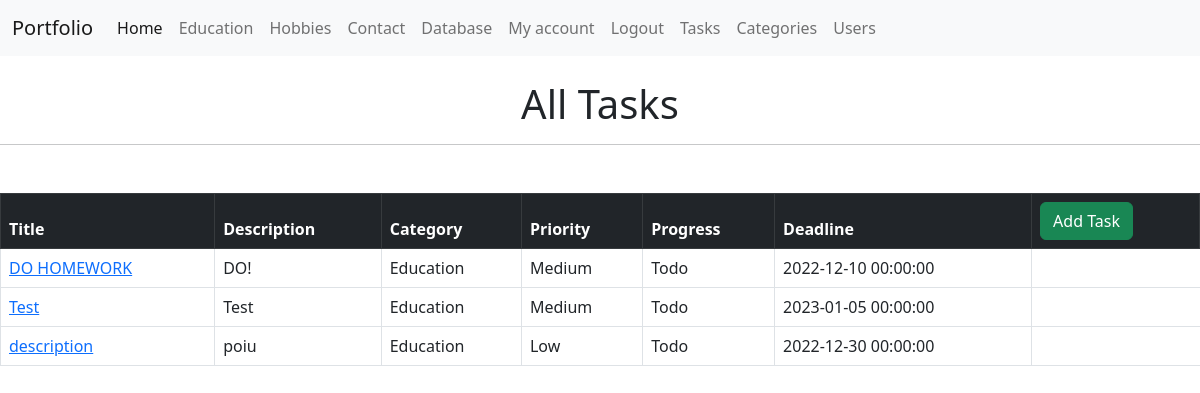
The page /task (signed in) on the database as committed earlier.
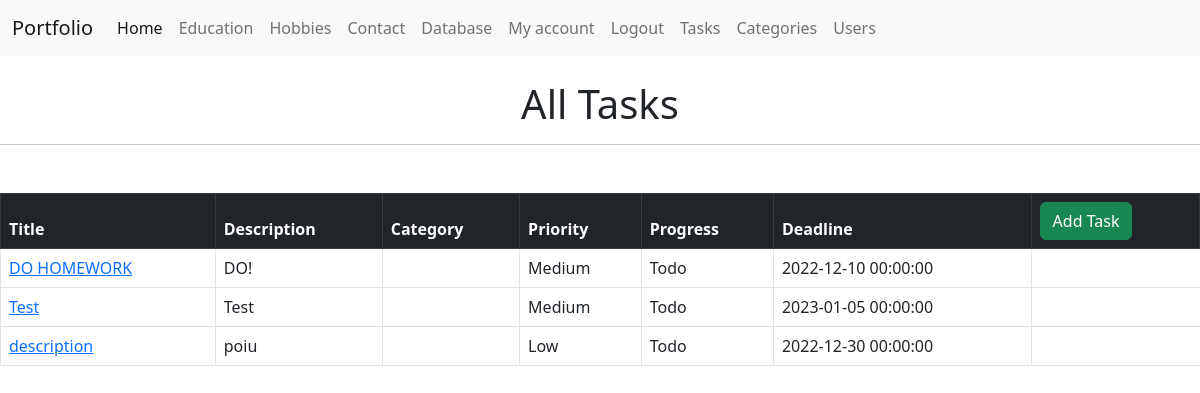
The same page on the database as committed later.
### app/to_do/models.py (models this page shows, shortened)
class Task(db.Model):
    id = db.Column(db.Integer, primary_key=True, autoincrement=True)
    title = db.Column(db.String(120), nullable=False)
    description = db.Column(db.String(2000), nullable=True)
    created = db.Column(db.DateTime, default=datetime.now())
    modified = db.Column(db.DateTime, default=datetime.now, onupdate=datetime.now)
    deadline = db.Column(db.DateTime)
    priority = db.Column(db.Enum(Priority, values_callable=lambda x: [str(member.value) for member in Priority]))
    progress = db.Column(db.Enum(Progress, values_callable=lambda x: [str(member.value) for member in Progress]))
    owner_id = db.Column(db.Integer, db.ForeignKey('user.id'), nullable=False)
    category_id = db.Column(db.Integer, db.ForeignKey('category.id'))
    users = db.relationship('User', secondary=task_user, backref=db.backref('tasks', lazy='dynamic'), lazy='dynamic')
    comments = db.relationship('Comment', backref='tasks', lazy='dynamic')

class Category(db.Model):
    id = db.Column(db.Integer, primary_key=True)
    name = db.Column(db.String(255), nullable=False, unique=True)
    tasks = db.relationship('Task', backref='category', lazy='dynamic')

### app/to_do/views.py (the view)
@to_do_bp.route('/task', methods=['GET'])
@login_required
def tasks():
    tasks_ = Task.query.order_by(Task.priority.desc(),
                                 Task.deadline.asc()
                                 ).all()
    return render_template('tasks.html', tasks=tasks_)

### app/account/models.py (called while the page is built)
@login_manager.user_loader
def user_loader(user_id):
    return User.query.get(int(user_id))

### app/to_do/templates/to_do/tasks.html (shortened to what this page needs)
{% extends 'layout.html' %}
{% block name %}
<br><h1 class="text-center">All Tasks</h1>
{% endblock %}
{% block body %}
<table class="table table-hover table-bordered">
    <thead class="table-dark">
      <tr>
       <th scope="col">Title</th>
       <th scope="col">Description</th>
       <th scope="col">Category</th>
       <th scope="col">Priority</th>
       <th scope="col">Progress</th>
       <th scope="col">Deadline</th>
       <th scope="col"><a href="{{ url_for('to_do.task_create') }}" type="button" class="btn btn-success">Add Task</a></th>
      </tr>
    </thead>
    <tbody>
        {% for task in tasks %}
      <tr>
       <td><a href="{{url_for('to_do.task', id=task.id) }}">{{task.title}}</a></td>
       <td>{{task.description|safe}}</td>
       <td>{{task.category.name}}</td>
       <td>{{task.priority.name|capitalize }}</td>
       <td>{{task.progress.name|capitalize }}</td>
       <td>{{task.deadline}}</td>
       </tr>
    </tbody>
    {% endfor%}
 </table>
{% endblock %}

Rows that differ between the two databases and show on the page:
changed Task "DO HOMEWORK": category.name "Education" → (not shown)
changed Task "Test": category.name "Education" → (not shown)
changed Task "description": category.name "Education" → (not shown)
